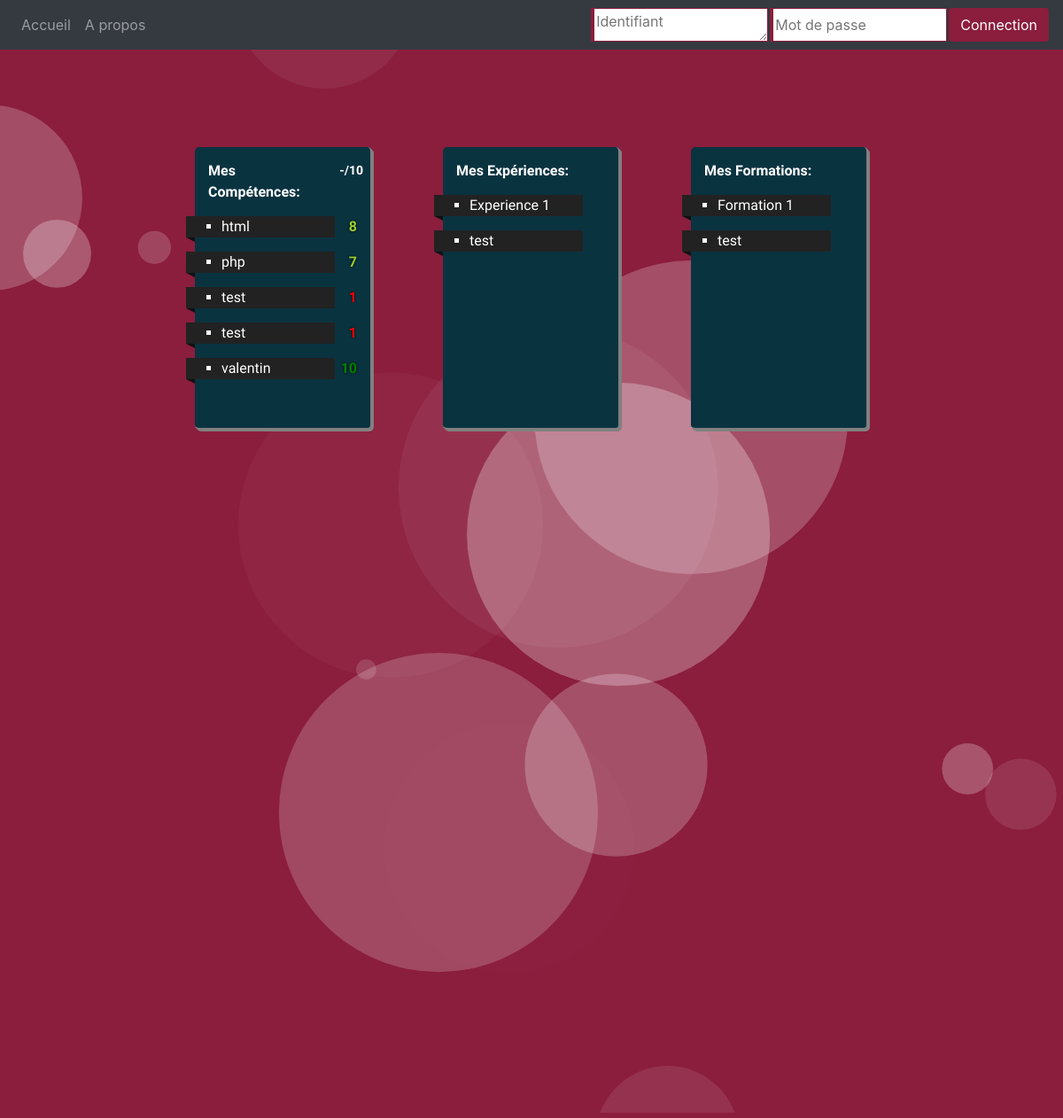
Page /index.php/c_global/Apropos on the committed database.
### tables this page shows
CREATE TABLE IF NOT EXISTS `pfc_competences` (
  `id_Competences` int(11) NOT NULL AUTO_INCREMENT,
  `Competences` varchar(500) NOT NULL,
  `niveau` int(11) DEFAULT NULL,
  `Categorie` int(11) DEFAULT NULL,
  PRIMARY KEY (`id_Competences`),
  KEY `Categorie` (`Categorie`)
);

CREATE TABLE IF NOT EXISTS `pfc_exp` (
  `id_exp` int(11) NOT NULL AUTO_INCREMENT,
  `Experiences` varchar(500) NOT NULL,
  `niveau` int(10) DEFAULT NULL,
  `Categorie` int(11) DEFAULT NULL,
  PRIMARY KEY (`id_exp`),
  KEY `Categorie` (`Categorie`)
);

CREATE TABLE IF NOT EXISTS `pfc_formations` (
  `id_formations` int(11) NOT NULL AUTO_INCREMENT,
  `Formations` varchar(500) NOT NULL,
  `niveau` int(10) DEFAULT NULL,
  `Categorie` int(11) DEFAULT NULL,
  PRIMARY KEY (`id_formations`),
  KEY `Categorie` (`Categorie`)
);

### application/controllers/C_Global.php (called while the page is built, shortened)
<?php
Class C_Global extends CI_Controller{
    public function Apropos(){
            $this->load->model('M_Competences');
            $this->load->model('M_Formation');
            $this->load->model('M_Exp');
            $this->load->view('Layout');
        $Experiences = $this->get_Experiences();
        $Competences = $this->get_Competences();
       $Formations = $this->get_Formations();
        $nb_Experiences = sizeof($Experiences);
       $data["Experiences"] = $Experiences;
       $data["nb_Experiences"] = $nb_Experiences;
        $nb_Formations = sizeof($Formations);
       $data["Formations"] = $Formations;
       $data["nb_Formations"] = $nb_Formations;
        $nb_Competences = sizeof($Competences);
       $data["Competences"] = $Competences;
       $data["nb_Competences"] = $nb_Competences;
        $this->load->view('V_Apropos', $data);
    }
    public function get_Competences() {
        $Competences = $this->M_Competences->recupDataC();
        $res = array();
        for ($i = 0; $i < sizeof($Competences); $i++) {
            $index = $i +1;
            $res["Competences$index"] = $Competences[$i];
        }
        return $res;
    }
    public function get_Experiences() {
        $Experiences = $this->M_Exp->recupDataE();
        $res = array();
        for ($i = 0; $i < sizeof($Experiences); $i++) {
            $index = $i +1;
            $res["Experiences$index"] = $Experiences[$i];
        }
        return $res;
    }
    public function get_Formations() {
        $Formations = $this->M_Formation->recupDataF();
        $res = array();
        for ($i = 0; $i < sizeof($Formations); $i++) {
            $index = $i +1;
            $res["Formations$index"] = $Formations[$i];
        }
        return $res;
    }
    }
    ?>

### index.php (called while the page is built, shortened)
<?php
require_once BASEPATH.'core/CodeIgniter.php';

### application/models/M_Competences.php (called while the page is built, shortened)
<?php
Class M_Competences extends CI_Model {
public function recupDataC(){
$query = $this->db->query("SELECT * FROM pfc_competences ORDER BY Competences");
    return $query->result();
}
}
?>

### application/models/M_Exp.php (called while the page is built, shortened)
<?php
Class M_Exp extends CI_Model {
public function recupDataE(){
$query = $this->db->query("SELECT * FROM pfc_exp");
    return $query->result();
}
}
?>

### application/models/M_Formation.php (called while the page is built, shortened)
<?php
Class M_Formation extends CI_Model {
public function recupDataF(){
$query = $this->db->query("SELECT * FROM pfc_formations");
    return $query->result();
}
}
?>

### application/views/V_Apropos.php (the view, shortened to what this page needs)
<!DOCTYPE html>
<html lang="fr">
<head>
	<link rel="stylesheet" href="https://cdn.jsdelivr.net/npm/bootstrap@4.5.3/dist/css/bootstrap.min.css"
>
	<link rel="stylesheet" href="../../css/style.css" type="text/css">
</head>
<body>
	<div id="particles-js" class="particles-container">
	</div>
	<div class="Visuel">
		<div class="Visuel_bis">
			<?php
                echo'<div class="niveau">-/10</div>';
                echo 'Mes Compétences:';
                for ($i = 1; $i <= $nb_Competences; $i++) {
                    $current_Competences = $Competences["Competences$i"];
                    $color = 0;
                     if ($current_Competences->niveau <= 2 ){$color = 'red';}
                     if ((7 <= $current_Competences->niveau) && ($current_Competences->niveau <= 8) ){$color = 'yellowgreen';}
                     if ((9 <= $current_Competences->niveau) && ($current_Competences->niveau <= 10) ){$color = 'green';}
                    echo "
                                <ul class='liste_ul' >
                                <li class='liste_li' id='liste_li_C'>$current_Competences->Competences</li>
                                </ul><div class='note' id='$color'>$current_Competences->niveau</div>
                    ";
                }
                ?>
		</div>
		<div class="Visuel_bis">
			<?php
                echo 'Mes Expériences:';
                for ($i = 1; $i <= $nb_Experiences; $i++) {
                    $current_Experiences = $Experiences["Experiences$i"];
                    echo "
                                <ul class='liste_ul'>
								<div class='libelle'>bonjour je suis le libelle de l'experience</div>
                                <li class='liste_li' id='liste_li_E'>$current_Experiences->Experiences</li>
                                </ul>
                    ";
                }
                ?>
		</div>
		<div class="Visuel_bis">
			<?php
            echo 'Mes Formations:';
            for ($i = 1; $i <= $nb_Formations; $i++) {
                $current_Formations = $Formations["Formations$i"];
                echo "
                            <ul class='liste_ul'>
							<div class='libelle'>bonjour je suis le libelle de l'experience</div>
                            <li class='liste_li' id='liste_li_F'>$current_Formations->Formations</li>
                            </ul>
                ";
            }
            ?>
		</div>
	</div>
</body>
</html>

### application/views/Layout.php (shortened to what this page needs)
<!DOCTYPE html>
<html lang="en">
<head>
    <link rel="stylesheet" href="https://cdn.jsdelivr.net/npm/bootstrap@4.5.3/dist/css/bootstrap.min.css">
    <link rel="stylesheet" type = "text/css">
</head>
<body>
<nav class="navigation navbar navbar-expand-sm bg-dark navbar-dark">
<div class="Navig">
    <ul class="toto navbar-nav">
      <li class="nav-item">
        <a class="nav-link" href="/projet/Portfolio-MVC-main-Clem/">Accueil</a>
      </li>
      <li class="nav-item">
        <a class="nav-link" href='/projet/Portfolio-MVC-main-Clem/index.php/C_Global/Apropos'>A propos</a>
      </li>
    </ul>
</div>
  <form class="BoutonConnection" action="/projet/Portfolio-MVC-main-Clem/index.php/C_Global/getIdentifiant" method='post'>
    <textarea name="Identifiant" id="champs5" placeholder="Identifiant" class="NavBTextArea champs-long champs-textarea" rows="1"></textarea>
    <input name="MotDePasse"  type="password" id="champs5" placeholder="Mot de passe" class="NavBTextArea champs-long champs-textarea" rows="1"></input>
    <button type="submit" class="Bouton_Connection btn" >Connection</button>
</form>
</nav>
</body>
</html>

### css/style.css (style rules this page uses)
body { background-color: #8B1D3D; height: 1000px; }
.Visuel { margin: auto; width: 80%;; padding: 20px; margin-top: 90px; display: flex; justify-content: space-evenly; position: relative; color: white; }
.Visuel_bis { background-color: #0A3340; padding:15px; font-family: 'Rajdhani', sans-serif; font-weight: 1000; border-right: 2px solid grey; border-bottom: 2px solid grey; box-shadow: 2px 2px grey; border-radius: 5px; width: 200px; }
.niveau { position:relative; font-size: 14px; right: -10px; float: right; padding-left:3px; padding-right:3px; padding-top: 1px; padding-bottom: 1px; }
.note { position:relative; font-size: 16px; text-shadow: 0 0 3px black; right: 0px; float: right; top:-40px; }
#red { color:red; }
#yellowgreen { color:yellowgreen }
#green { color:green }
.liste_ul { position: relative; list-style-type:square; margin-top: 15px; right: 25px; background-color: #222222; font-family: 'Rajdhani', sans-serif; font-weight:150 ; }
.liste_ul::after { content: ''; display: block; width: 10px; height: 5px; clip-path: polygon(0 1%, 100% 0, 100% 100%); position: absolute; background-color:#111111; right: 158px; }
.particles-container { position: absolute; width: 100%; height: 1200px; }
.NavBTextArea { width: 200px; margin-right: 2px; border:1px solid #8B1D3D; border-left: 4px solid #8B1D3D; }
.navigation { width: 100%; display: flex; justify-content: space-between; }
.BoutonConnection { display: flex; }
.Bouton_Connection { display: flex; background-color: #8B1D3D ; color:white; }

### rows in the picture
pfc_competences: Competences "html", niveau "8"
pfc_competences: Competences "php", niveau "7"
pfc_competences: Competences "test", niveau "1"
pfc_competences: Competences "test", niveau "1"
pfc_competences: Competences "valentin", niveau "10"
pfc_exp: Experiences "Experience 1"
pfc_exp: Experiences "test"
pfc_formations: Formations "Formation 1"
pfc_formations: Formations "test"
